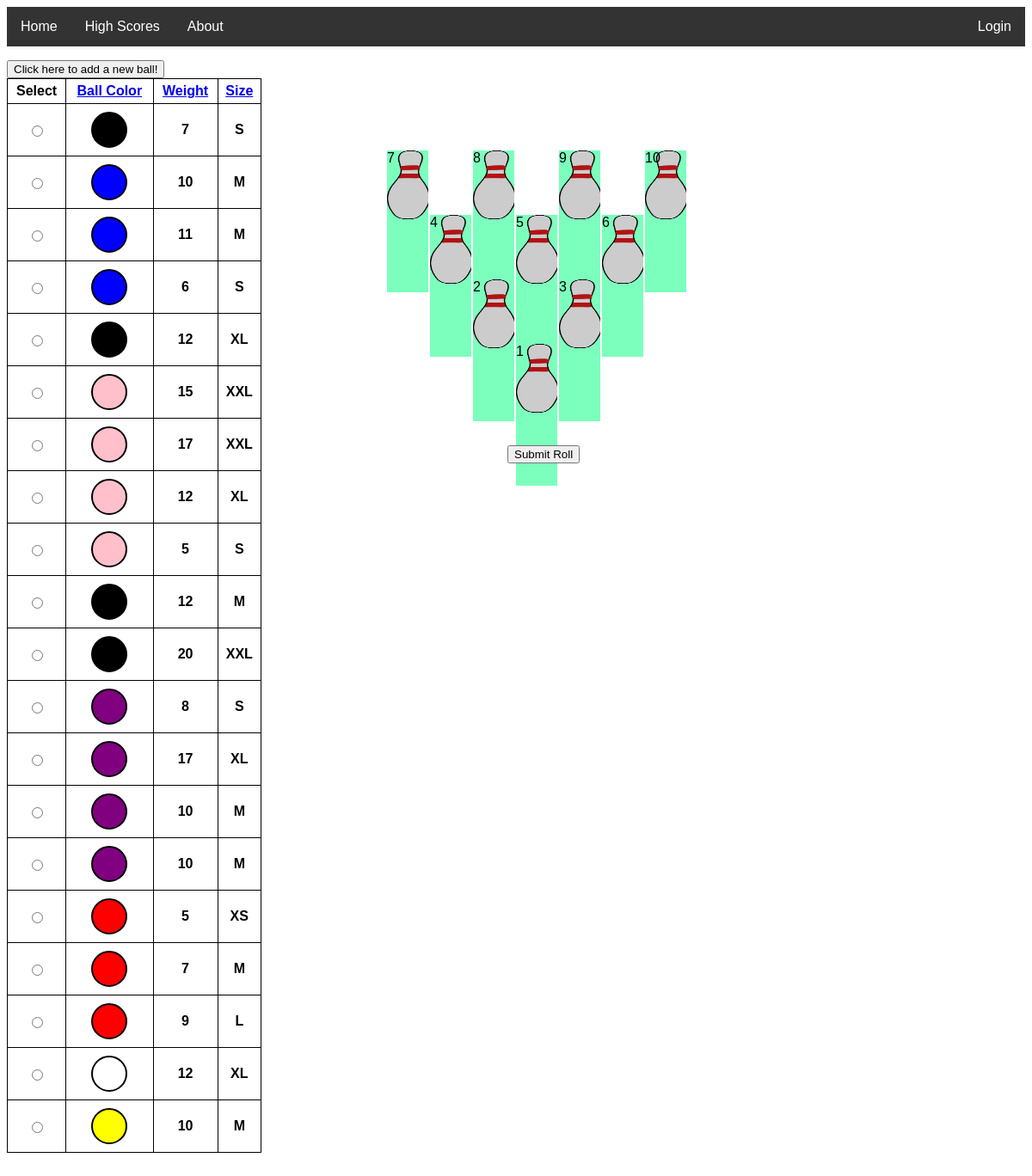
Page /test.php on the committed database.
### tables this page shows
CREATE TABLE Ball (
  Ball_ID  INT          PRIMARY KEY AUTO_INCREMENT,
  Color    VARCHAR(20)  NOT NULL,
  Weight   INT          NOT NULL,
  Size                  ENUM('XS', 'S', 'M', 'L', 'XL', 'XXL') NOT NULL,
  Date_Added            DATETIME,
  Last_Date_Modified    DATETIME,
  CHECK (Weight > 0)
);

### public_html/databaseFunctions.php (the view, shortened to what this page needs)
<?php
function connectToDatabase()
{
    if ($GLOBALS['typeOfConnection'] == 'Remote') {
        $servername = "mydbinstance2.cnotb9fanxgq.us-west-2.rds.amazonaws.com:3306/bowling";
        $username = "bowlingdb";
        $password = "bowlingdb";
        $dbname = "bowling";
    } else {
        $servername = "localhost:3307";
        $username = "root";
        $password = "password";
        $dbname = "bowling";
    }
    return new mysqli($servername, $username, $password, $dbname);
}
function returnResultForQuery($query) {
    $connection = connectToDatabase();
    return $connection->query($query);
}
function getAllBalls() {
    $query = "SELECT * FROM BALL";
    return returnResultForQuery($query);
}
function printColorSizeWeightFromBall($toPrint) {
    if($toPrint->num_rows > 0) {
        echo "<table style =\"width:25%\">";
            echo '<tr>';
            echo '<th>Select</th>';
            echo '<th><a href="addRoll.php?orderBy=Color">Ball Color</a></th>';
            echo '<th><a href="addRoll.php?orderBy=Weight">Weight</a></th>';
            echo '<th><a href="addRoll.php?orderBy=Size">Size</a></th>';
            echo '</tr>';
        while($row = $toPrint->fetch_assoc()) {
            echo '<tr>';
            printSvgCircles($row['Ball_ID'], $row['Color']);
            echo "<th>". $row['Weight'] . "</th>";
            echo "<th>". $row['Size'] . "</th>";
            echo '</tr>';
        }
        echo '</table>';
    }
}
function printSvgCircles($ballID, $color) {
    echo "<th><input type=radio name=color value=$ballID></th>";
    echo '<th><svg height = 50 width = 50>';
    echo "<circle cx=25 cy=25 r=20 stroke=black stroke-width=2 fill='$color'/>";
    echo '</svg></th>';
}
?>

### public_html/menuBar.php
<link rel="stylesheet" type="text/css" href="index.css">
<?php
if(isset($_SESSION['sess_user'])){
    function generateMenuBar($currentPage)
    {
        echo '<ul>';
        if ($currentPage == "index.php") {
            echo '<li><a class="active" href="index.php">Home</a></li>';
        } else {
            echo '<li><a href="index.php">Home</a></li>';
        }
        if ($currentPage == "about.php") {
            echo '<li><a class="active" href="about.php">About</a></li>';
        } else {
            echo '<li><a href="about.php">About</a></li>';
        }
        if ($currentPage == "logout.php") {
            echo '<li style="float:right"><a class="active" href="logout.php">Logout</a></li>';
        } else {
            echo '<li style="float:right"><a href="logout.php">Logout</a></li>';
        }
        if ($_SESSION['user_role']) {
            $auditPages = array();
            $auditPages[] = "audit.php";
            $auditPages[] = "runAudit.php";
            $auditPages[] = "updateRow.php";
            $auditPages[] = "updated.php";
            $auditPages[] = "createRow.php";
            $auditPages[] = "created.php";
            if (in_array($currentPage, $auditPages)) {
                echo '<li style="float:right"><a class="active" href="audit.php">Audit</a></li>';
            } else {
                echo '<li style="float:right"><a href="audit.php">Audit</a></li>';
            }
        }
        else {
            if ($currentPage == "scores.php") {
                echo '<li><a class="active" href="scores.php">High Scores</a></li>';
            } else {
                echo '<li><a href="scores.php">High Scores</a></li>';
            }
            if ($currentPage == "team.php" or $currentPage == "leaveTeam.php") {
                echo '<li style="float:right"><a class="active" href="team.php">Team</a></li>';
            } else {
                echo '<li style="float:right"><a href="team.php">Team</a></li>';
            }
            if ($currentPage == "manager.php") {
                echo '<li style="float:right"><a class="active" href="manager.php">Manage Team</a></li>';
            } else {
                echo '<li style="float:right"><a href="manager.php">Manage Team</a></li>';
            }
            if ($currentPage == "games.php" or $currentPage == "createGame.php" or $currentPage == "runCreateGame.php" or $currentPage == "viewGame.php" or $currentPage == "viewFrame.php") {
                echo '<li style="float:right"><a class="active" href="games.php">Games</a></li>';
            } else {
                echo '<li style="float:right"><a href="games.php">Games</a></li>';
            }
            if ($currentPage == "statistics.php") {
                echo '<li style="float:right"><a class="active" href="statistics.php">Player Stats</a></li>';
            } else {
                echo '<li style="float:right"><a href="statistics.php">Player Stats</a></li>';
            }
        }
        if ($currentPage == "loginSuccessful.php") {
            echo '<li style="float:right"><a class="active" href="loginSuccessful.php">Profile</a></li>';
        } else {
            echo '<li style="float:right"><a href="loginSuccessful.php">Profile</a></li>';
        }
        echo '</ul>';
    }
}
else {
    function generateMenuBar($currentPage)
    {
        echo '<ul>';
        if ($currentPage == "index.php") {
            echo '<li><a class="active" href="index.php">Home</a></li>';
        } else {
            echo '<li><a href="index.php">Home</a></li>';
        }
        if ($currentPage == "scores.php") {
            echo '<li><a class="active" href="scores.php">High Scores</a></li>';
        } else {
            echo '<li><a href="scores.php">High Scores</a></li>';
        }
        if ($currentPage == "about.php") {
            echo '<li><a class="active" href="about.php">About</a></li>';
        } else {
            echo '<li><a href="about.php">About</a></li>';
        }
        if ($currentPage == "loginForm.php") {
            echo '<li style="float:right"><a class="active" href="loginForm.php">Login</a></li>';
        } else {
            echo '<li style="float:right"><a href="loginForm.php">Login</a></li>';
        }
        echo '</ul>';
    }
}
?>

### public_html/test.php (shortened to what this page needs)
<?php
include 'menuBar.php';
generateMenuBar(basename(__FILE__));
include 'databaseFunctions.php';
function generateCheckboxesForAllPins () {
    foreach (range(1, 10) as $pin) {
        echo "<span class = pin$pin>";
        echo "<label for = 'pin$pin'>$pin</label>";
        echo "</span>";
    }
}
?>
<html>
<head>
    <link rel="stylesheet" type="text/css" href="roll.css">
    <link rel="stylesheet" type="text/css" href="audit.css">
</head>
<body>
<p>
<form action="test.php" method="POST">
    <input type="submit" value="Click here to add a new ball!" name = "ballInsertion">
    <?php
    if(!isset($_GET['orderBy'])) {
        $toPrint = getAllBalls();
        printColorSizeWeightFromBall($toPrint);
    }
    else {
        $toPrint = getAllBallsFiltered($_GET['orderBy']);
        printColorSizeWeightFromBall($toPrint);
    }?>
    <?php generateCheckboxesForAllPins() ?>
    <h5>
        <input type="submit" value="Submit Roll" name="submit" class="submitButton" onclick="return confirm('Are you sure you have selected the correct pins and a ball for this frame?');">
    </h5>
    <br>
</form>
</body>
</html>

### public_html/index.css (style rules this page uses)
body { font-family: "Arial"; }
ul { list-style-type: none; margin: 0; padding: 0; overflow: hidden; background-color: #333; }
li { float: left; }
li a { display: block; color: white; text-align: center; padding: 14px 16px; text-decoration: none; }
h5 { font-size:larger; }

### public_html/roll.css (style rules this page uses)
input[type=checkbox] + label { background: #7cffbc url("../resources/img/pin.png") no-repeat; background-size: 50px 80px; height: 12%; width: 4%; display: inline-block; padding: 0 0 0 0; }
.pin1 { position: fixed; bottom: -400px; right: -600px; width: 100%; height: 100%; z-index: 4; }
.pin2 { position: fixed; bottom: -325px; right: -550px; width: 100%; height: 100%; z-index: 3; }
.pin3 { position: fixed; bottom: -325px; right: -650px; width: 100%; height: 100%; z-index: 3; }
.pin4 { position: fixed; bottom: -250px; right: -500px; width: 100%; height: 100%; z-index: 2; }
.pin5 { position: fixed; bottom: -250px; right: -600px; width: 100%; height: 100%; z-index: 2; }
.pin6 { position: fixed; bottom: -250px; right: -700px; width: 100%; height: 100%; z-index: 2; }
.pin7 { position: fixed; bottom: -175px; right: -450px; width: 100%; height: 100%; z-index: 1; }
.pin8 { position: fixed; bottom: -175px; right: -550px; width: 100%; height: 100%; z-index: 1; }
.pin9 { position: fixed; bottom: -175px; right: -650px; width: 100%; height: 100%; z-index: 1; }
.pin10 { position: fixed; bottom: -175px; right: -750px; width: 100%; height: 100%; z-index: 1; }
h5 { position: fixed; bottom: -550px; right: -590px; width: 100%; height: 100%; z-index: 5; }

### public_html/audit.css (style rules this page uses)
table, th, td { border: 1px solid black; border-collapse: collapse; }
th, td { padding: 5px; }

### rows in the picture
ball: Weight "7", Size "S"
ball: Weight "10", Size "M"
ball: Weight "11", Size "M"
ball: Weight "6", Size "S"
ball: Weight "12", Size "XL"
ball: Weight "15", Size "XXL"
ball: Weight "17", Size "XXL"
ball: Weight "12", Size "XL"
ball: Weight "5", Size "S"
ball: Weight "12", Size "M"
ball: Weight "20", Size "XXL"
ball: Weight "8", Size "S"
ball: Weight "17", Size "XL"
ball: Weight "10", Size "M"
ball: Weight "10", Size "M"
ball: Weight "5", Size "XS"
ball: Weight "7", Size "M"
ball: Weight "9", Size "L"
ball: Weight "12", Size "XL"
ball: Weight "10", Size "M"

### other values in the picture
$pin "1"
$pin "2"
$pin "3"
$pin "4"
$pin "5"
$pin "6"
$pin "7"
$pin "8"
$pin "9"
$pin "10"
